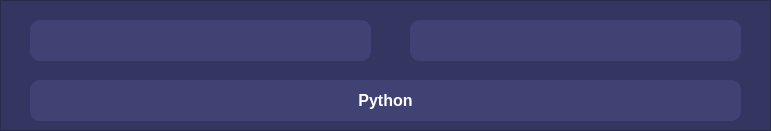
       <widget class="QFrame" name="hp_coins_theme">
        <property name="geometry">
         <rect>
          <x>0</x>
          <y>0</y>
          <width>771</width>
          <height>131</height>
         </rect>
        </property>
        <property name="styleSheet">
         <string notr="true">QFrame {
	background: rgb(51,54,97);
}</string>
        </property>
        <property name="frameShape">
         <enum>QFrame::StyledPanel</enum>
        </property>
        <property name="frameShadow">
         <enum>QFrame::Raised</enum>
        </property>
        <widget class="QPushButton" name="choose_theme">
         <property name="geometry">
          <rect>
           <x>30</x>
           <y>80</y>
           <width>711</width>
           <height>41</height>
          </rect>
         </property>
         <property name="styleSheet">
          <string notr="true">QPushButton {
	color: white;
	background: rgb(64,66,115);
	border-radius: 10px;
	font-weight: bold;
	font-size: 16px;
}</string>
         </property>
         <property name="text">
          <string>Python</string>
         </property>
        </widget>
        <widget class="QPushButton" name="hp_btn">
         <property name="geometry">
          <rect>
           <x>30</x>
           <y>20</y>
           <width>341</width>
           <height>41</height>
          </rect>
         </property>
         <property name="styleSheet">
          <string notr="true">QPushButton {
	color: white;
	background: rgb(64,66,115);
	border-radius: 10px;
	font-weight: bold;
	font-size: 16px;
}</string>
         </property>
         <property name="text">
          <string/>
         </property>
        </widget>
        <widget class="QPushButton" name="coins_btn">
         <property name="geometry">
          <rect>
           <x>410</x>
           <y>20</y>
           <width>331</width>
           <height>41</height>
          </rect>
         </property>
         <property name="styleSheet">
          <string notr="true">QPushButton {
	color: white;
	background: rgb(64,66,115);
	border-radius: 10px;
	font-weight: bold;
	font-size: 16px;
}</string>
         </property>
         <property name="text">
          <string/>
         </property>
        </widget>
       </widget>
